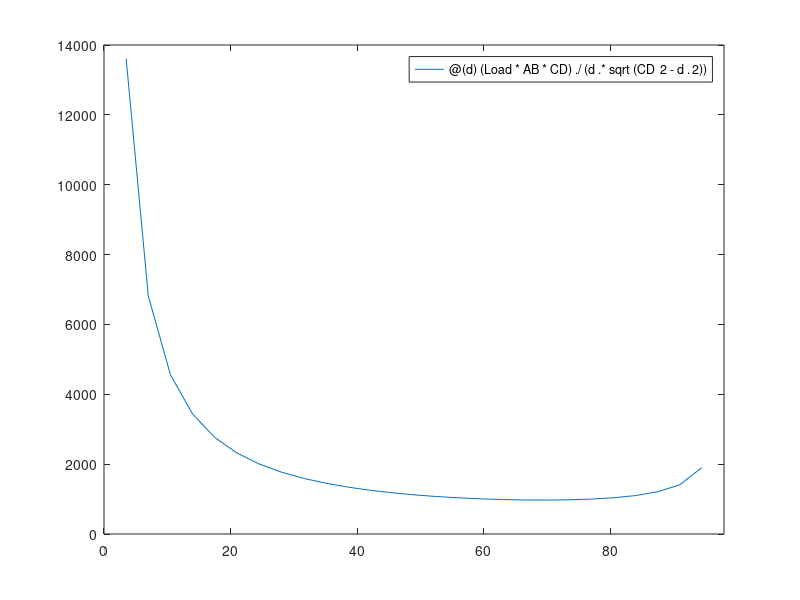

MATLAB code for this plot:
% Aramis Kelkelyan, Group Member 1, Anthony Perez, Group Member 2,
% Christian Smith Group Member 3
% MAE 205 Section 11/12
%
% Laboratory 10
%-----------------------------------------------------------------------
%% 1
clear,clc;
%Using fprintf()and MATLAB's polynomial functions write code that calculates and displays 
%the roots of the polynomial fx = x^4 - 10*x^2 + 21;

fx = [1 0 -10 0 21]; % Polynomial in matrix form

[x_int] = roots(fx); %Set x-intercept values to the roots of the polynomial 

fprintf('The roots of the provided equation are: [');
fprintf('%5.4f ',x_int); %Output to command window
fprintf('\b]\n');
%% 2 
clear,clc; clf;
%Using fprintf(), MATLABs polynomial functions,and fplot()
%write code that calculates and displays solution of the equation:
% 2e^(0.75*x) - sqrt(3*x) = 22
%Plot the function to determine the interval.

f_eqn = @(x)(2*exp(0.75.*x)-1.*sqrt(3.*x)- 22); % Equation in matrix form

fplot(f_eqn, [0, 8]); %Plot the equation and determine the bounds

fprintf('The solution to the equation is: %4.3f\n',fzero(f_eqn,[3,3.5])); %Output to command window

%% 3 
clear,clc;
%Using fprintf() and MATLABs  polynomial  functions to find three  integers  with  
%spacing  of  3  between them (e.g., 8, 11, 14) whose product is 11,960

% Define polynomials as y = x, y = x + 3, and y = x + 6
p1=[1 0]; p2 = [1 3]; p3 = [1 6]; 

%Multiply all polynomials together
p_12 = conv(p1,p2);
p = conv(p_12,p3);

%Substitute fourth value in matrix p 
n = length(p);
p(n) = p(n) - 11960;
r = roots(p);
r = r(~imag(r));
fprintf('The three integers are: %g, %g, and %g\n',r, r+3, r+6);

%% 4
clear,clc;clf;
%Define matrices year and population
year = [1815 1845 1875 1905 1935 1965 1995]; %x 
population = [8.3 19.7 44.4 83.2 127.1 190.9 266.6]; %y

p = polyfit(year,population,2); %Fit them to the best linear line (poly to 2 degrees)

%Estimate value of year 
yearp = @(t)(p(1)*t.^2 + p(2)*t + p(3));

fplot(yearp , [1815 1995], 'g-'); hold on; %plot the function p 

%Plot according to specifications 
plot(year,population,'bo'); grid on;
xlabel('Year');
ylabel('Population');
axis([1815 1995 0 270]);
title('\bf{Population vs Year}');
legend('Population','Quadratic Equation','Location','BEST');

fprintf('The quadratic equation is: %gt^2%+gt%+g\n',p(1),p(2),p(3)); %Output the quadratic equation
fprintf('The estimated population in the 1974 is: %4.1f million\n',yearp(1974)); %Output estimated population


%% 5
clear,clc; clf;
%A 112-inch long beam AB is attached to the wall with a pin at 
%point A and to a 98-inch long cable CD.
%A 425-lb load W is attached to the beam at point B

AB = 112; CD = 98; %in inches
Load = 425; %in pounds

tension = @(d)(Load*AB*CD)./(d.* sqrt(CD^2 - d.^2)); %Create function for tension using d as a variable

fplot(tension, [0 98]); %Plot the function with estimated range 0 - 98 inches

[adopt1, adopt2] = fminbnd(tension, 50, 80); %Using educated guess 

fprintf('The distance d at T minimum is: %4.2f inches\n', adopt1);
fprintf('The minimum tension, T, in the cable is: %4.1f lbs\n',adopt2);
